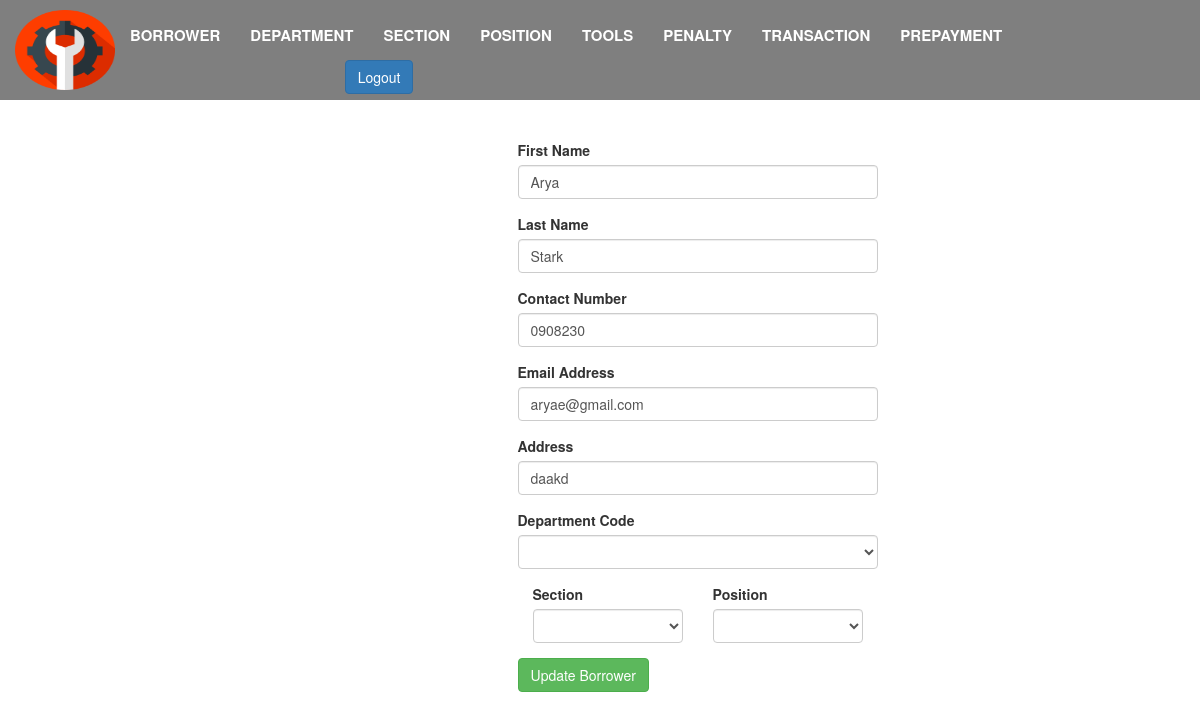
Page /update_borrower.php?id=11 on the committed database.
### tables this page shows
CREATE TABLE `borrower` (
  `borrower_id` int(11) NOT NULL,
  `first_name` varchar(100) NOT NULL,
  `last_name` varchar(100) NOT NULL,
  `department` int(11) NOT NULL,
  `section` int(11) NOT NULL,
  `position` int(11) NOT NULL,
  `member_id` int(11) NOT NULL,
  `contactnumber` varchar(20) NOT NULL,
  `email_address` varchar(50) NOT NULL,
  `Address` varchar(100) NOT NULL
);

### update_borrower.php (the view, shortened to what this page needs)
<?php
	include('include/db_connect.php');
	$borrower_id = $_GET['id'];
	$get_borrower = mysqli_query($conn, "SELECT * FROM `borrower` where borrower_id = '$borrower_id'");
  $row = mysqli_fetch_array($get_borrower);
?>
<!DOCTYPE html>
<html lang="en">
<head>
        <link rel="stylesheet" href="bootstrap-3.3.7/css/bootstrap.min.css">
        <link href="bootstrap-3.3.7/css/mystyle.css"  type="text/css" rel="stylesheet">
</head>
<body>
    <div class="background">
    <nav class="container-fluid">
        <div class="navbar-header">
                <img style="float:left;" alt="Tool System " src="bootstrap-3.3.7/images/8.png" width="100" height="80">
        </div>
    <div class="collapse navbar-collapse" id="bs-example-navbar-collapse-1">
        <ul class="nav navbar-nav">
            <li class=""><a href="borrower.php">Borrower <span class="sr-only">&gt;</span></a></li>
            <li class=""><a href="department.php">Department<span class="sr-only">&gt;</span></a></li>
            <li class=""><a href="section.php">Section<span class="sr-only">&gt;</span></a></li>
            <li class=""><a href="position.php">Position<span class="sr-only">&gt;</span></a></li>
            <li class=""><a href="tools.php">Tools<span class="sr-only">&gt;</span></a></li>
            <li class=""><a href="penalty.php">Penalty<span class="sr-only">&gt;</span></a></li>
            <li class=""><a href="transaction.php">Transaction<span class="sr-only">&gt;</span></a></li>
            <li class=""><a href="prepayment.php">Prepayment<span class="sr-only">&gt;</span></a></li>
        </ul>
        <a class="btn btn-primary" href="login.php">Logout</a></button>
    </div>
</nav>
</div>
<br><br><br><br><br><br><br>
		<div class="container-fluid">
			<form action="?id=<?php echo $_GET['id']; ?>" method="post" enctype="multipart/form-data">
			<div style="text-align:center" class="col-sm-3 col-sm-offset-2">
			</div>
			<div class="col-sm-4">
				<div class="form-group">
					<label for="first-name">First Name</label>
					<input type="text" class="form-control text-field" id="fname" value="<?php echo $row[1] ?>" name="fname" placeholder="First Name" autofocus required>
				</div>
				<div class="form-group">
					<label for="last-name">Last Name</label>
					<input type="text" class="form-control text-field" value="<?php echo $row[2] ?>"  name="lname" placeholder="Last Name" required>
				</div>
                    <div class="form-group">
                    <label for="contact-number">Contact Number</label>
                    <input type="text" class="form-control text-field" id="cnumber" value="<?php echo $row[7] ?>" name="cnumber" placeholder="Contact Number" autofocus required>
                </div>
                <div class="form-group">
                    <label for="email-address">Email Address</label>
                    <input type="email" class="form-control text-field" value="<?php echo $row[8] ?>"  name="emailadd" placeholder="Email Address" required>
                </div>
                 <div class="form-group">
                    <label for="address">Address</label>
                    <input type="text" class="form-control text-field" id="address" value="<?php echo $row[9] ?>"  name="address" placeholder="Address" required>
                </div>
                    <div class="form-group">
                    <?php
                        $department = "SELECT * FROM `department` ";
                        $query = mysqli_query($conn, $department);
                    ?>
                            <label form="department">Department Code </label>
                            <select class="form-control" name="department" placeholder="Department Name" autofocus required>
                                    <option value=""></option>
                                        <?php while ($row = mysqli_fetch_array($query)) { ?>
                                    <option value="<?php echo $row['department_id']; ?>"> <?php echo ($row[1])?> </option>
                                        <?php } ?>
                            </select>
                        </div>
                                     <div class="col-sm-6">
                                     <div class="form-group">
                                            <?php
                                                $section = "select * from `section` ";
                                                $query = mysqli_query($conn, $section);
                                            ?>
                                    <label for="section">Section</label>
                                    <select class="form-control" name="section" placeholder="Section Name" autofocus  required>
                                        <option value=""></option>
                                         <?php while ($row = mysqli_fetch_array($query)) { ?>
                                            <option value="<?php echo $row['section_id']; ?>"> <?php echo ($row[1])?> </option>
                                        <?php } ?>
                                 </select>
                             </div>
                         </div>
                                         <div class="col-sm-6">
                                         <div class="form-group">
                                            <?php
                                                $position = "select * from `position` ";
                                                $query = mysqli_query($conn, $position);
                                            ?>
                                    <label for="position">Position</label>
                                    <select class="form-control" name="position" placeholder="Position Type" autofocus  required>
                                        <option value=""></option>
                                         <?php while ($row = mysqli_fetch_array($query)) { ?>
                                            <option value="<?php echo $row['position_id']; ?>"> <?php echo ($row[1])?> </option>
                                        <?php } ?>
                                 </select>
                                 </form>
                        </div>
                 <button type="submit" name="submit" class="btn btn-success btn-block-sm">Update Borrower</button>
</body>
</html>

### rows in the picture
borrower: fname "Arya", lname "Stark", cnumber "0908230", emailadd "aryae@gmail.com", address "daakd"
